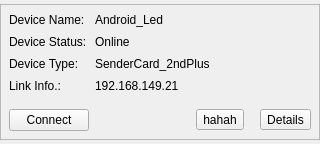
<?xml version="1.0" encoding="UTF-8"?>
<ui version="4.0">
 <class>MCSCListItemWidget</class>
 <widget class="QWidget" name="MCSCListItemWidget">
  <property name="geometry">
   <rect>
    <x>0</x>
    <y>0</y>
    <width>320</width>
    <height>141</height>
   </rect>
  </property>
  <property name="windowTitle">
   <string>Form</string>
  </property>
  <property name="styleSheet">
   <string notr="true"/>
  </property>
  <layout class="QVBoxLayout" name="verticalLayout_2">
   <property name="leftMargin">
    <number>0</number>
   </property>
   <property name="topMargin">
    <number>4</number>
   </property>
   <property name="rightMargin">
    <number>0</number>
   </property>
   <property name="bottomMargin">
    <number>4</number>
   </property>
   <item>
    <widget class="SCListItemFrame" name="frame">
     <property name="frameShape">
      <enum>QFrame::StyledPanel</enum>
     </property>
     <property name="frameShadow">
      <enum>QFrame::Raised</enum>
     </property>
     <layout class="QVBoxLayout" name="verticalLayout" stretch="1,0">
      <property name="spacing">
       <number>16</number>
      </property>
      <property name="leftMargin">
       <number>8</number>
      </property>
      <property name="topMargin">
       <number>8</number>
      </property>
      <property name="rightMargin">
       <number>8</number>
      </property>
      <property name="bottomMargin">
       <number>8</number>
      </property>
      <item>
       <layout class="QGridLayout" name="gridLayout" columnstretch="0,1" columnminimumwidth="0,0">
        <property name="spacing">
         <number>8</number>
        </property>
        <item row="0" column="0">
         <widget class="QLabel" name="labelDeviceName">
          <property name="sizePolicy">
           <sizepolicy hsizetype="Preferred" vsizetype="Preferred">
            <horstretch>0</horstretch>
            <verstretch>0</verstretch>
           </sizepolicy>
          </property>
          <property name="text">
           <string>Device Name:</string>
          </property>
         </widget>
        </item>
        <item row="0" column="1">
         <widget class="QLabel" name="DeviceName">
          <property name="text">
           <string>Android_Led</string>
          </property>
         </widget>
        </item>
        <item row="1" column="0">
         <widget class="QLabel" name="labelDeviceStatus">
          <property name="sizePolicy">
           <sizepolicy hsizetype="Preferred" vsizetype="Preferred">
            <horstretch>0</horstretch>
            <verstretch>0</verstretch>
           </sizepolicy>
          </property>
          <property name="text">
           <string>Device Status:</string>
          </property>
         </widget>
        </item>
        <item row="1" column="1">
         <widget class="QLabel" name="DeviceStatus">
          <property name="text">
           <string>Online</string>
          </property>
         </widget>
        </item>
        <item row="2" column="0">
         <widget class="QLabel" name="labelDeviceType">
          <property name="sizePolicy">
           <sizepolicy hsizetype="Preferred" vsizetype="Preferred">
            <horstretch>0</horstretch>
            <verstretch>0</verstretch>
           </sizepolicy>
          </property>
          <property name="text">
           <string>Device Type:</string>
          </property>
         </widget>
        </item>
        <item row="2" column="1">
         <widget class="QLabel" name="DeviceType">
          <property name="text">
           <string>SenderCard_2ndPlus</string>
          </property>
         </widget>
        </item>
        <item row="3" column="0">
         <widget class="QLabel" name="labelLinkInfo">
          <property name="sizePolicy">
           <sizepolicy hsizetype="Preferred" vsizetype="Preferred">
            <horstretch>0</horstretch>
            <verstretch>0</verstretch>
           </sizepolicy>
          </property>
          <property name="text">
           <string>Link Info.:</string>
          </property>
         </widget>
        </item>
        <item row="3" column="1">
         <widget class="QLabel" name="LinkInfo">
          <property name="text">
           <string>192.168.149.21</string>
          </property>
         </widget>
        </item>
       </layout>
      </item>
      <item>
       <layout class="QHBoxLayout" name="horizontalLayout">
        <item>
         <widget class="QPushButton" name="btnConnect">
          <property name="text">
           <string>Connect</string>
          </property>
         </widget>
        </item>
        <item>
         <spacer name="horizontalSpacer">
          <property name="orientation">
           <enum>Qt::Horizontal</enum>
          </property>
          <property name="sizeHint" stdset="0">
           <size>
            <width>40</width>
            <height>20</height>
           </size>
          </property>
         </spacer>
        </item>
        <item>
         <widget class="QToolButton" name="toolBtnUpgrade">
          <property name="text">
           <string>hahah</string>
          </property>
         </widget>
        </item>
        <item>
         <widget class="QToolButton" name="toolBtnDetails">
          <property name="text">
           <string>Details</string>
          </property>
         </widget>
        </item>
       </layout>
      </item>
     </layout>
    </widget>
   </item>
  </layout>
 </widget>
 <customwidgets>
  <customwidget>
   <class>SCListItemFrame</class>
   <extends>QFrame</extends>
   <header location="global">CustomWidget/mcelevatedclass.h</header>
   <container>1</container>
  </customwidget>
 </customwidgets>
 <resources>
  <include location="../MaxConfig3.qrc"/>
 </resources>
 <connections/>
</ui>
